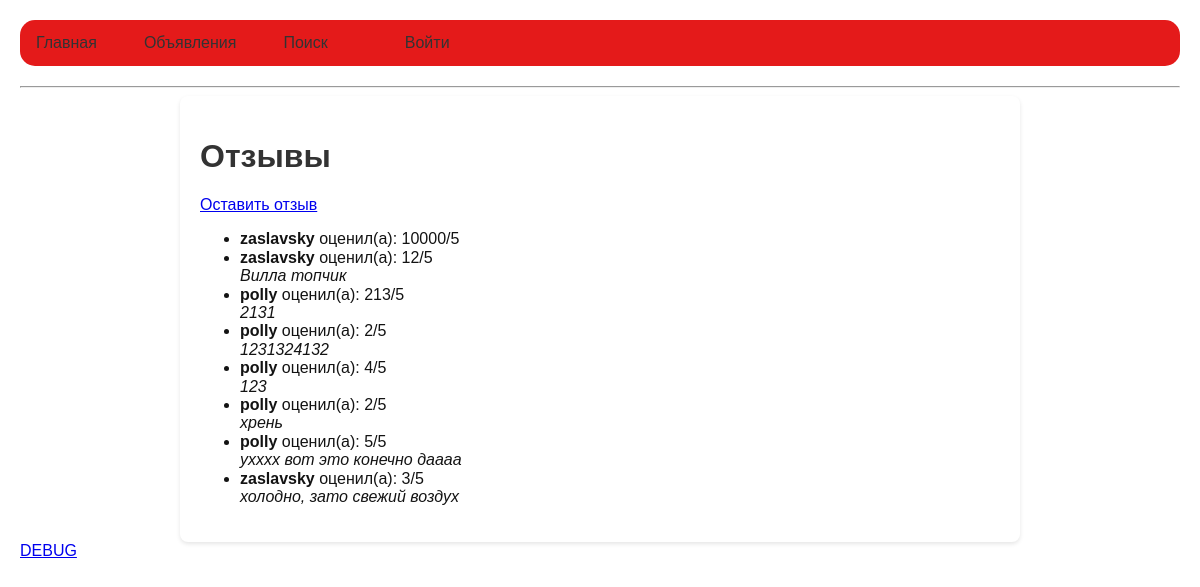
The app's page /reviews/ with its own data.
### reviews/models.py (models this page shows, shortened)
class Review(models.Model):
    listing = models.ForeignKey(Listing, related_name='reviews', on_delete=models.CASCADE)
    user = models.ForeignKey(settings.AUTH_USER_MODEL, related_name='reviews', on_delete=models.CASCADE)
    rating = models.PositiveSmallIntegerField(
        validators=[MinValueValidator(0), MaxValueValidator(5)]
    )
    comment = models.TextField(blank=True, null=True)
    created_at = models.DateTimeField(auto_now_add=True)

### accounts/models.py (models this page shows, shortened)
class CustomUser(AbstractUser):
    ROLE_CHOICES = (
        ('tenant', 'Арендатор'),
        ('landlord', 'Арендодатель'),
    )
    role = models.CharField(max_length=20, choices=ROLE_CHOICES, default='tenant')

### reviews/views.py (the view)
# urls.py: path("", ReviewListView.as_view(), name="review-list"),
class ReviewListView(ListView):
    model = Review
    template_name = 'reviews/review_list.html'
    context_object_name = 'reviews'
    def get_queryset(self):
        listing_id = self.request.GET.get('listing')
        if listing_id:
            return Review.objects.filter(listing_id=listing_id)
        return Review.objects.all()

### templates/reviews/review_list.html (shortened to what this page needs)
{% extends "base.html" %}
{% block content %}
<h1>Отзывы</h1>
<p><a href="{% url 'review-create' %}">Оставить отзыв</a></p>
<ul>
    {% for review in reviews %}
        <li>
            <strong>{{ review.user.username }}</strong> оценил(а): {{ review.rating }}/5<br>
            <em>{{ review.comment }}</em>
        </li>
    {% empty %}
        <li>Нет отзывов.</li>
    {% endfor %}
</ul>
{% endblock content %}

### static/styles.css (style rules this page uses)
body { font-family: Arial, sans-serif; margin: 0; padding: 0; background-size: cover; color: rgb(19, 19, 19); }

### templates/base.html (style rules this page uses)
body { font-family: Arial, sans-serif; margin: 20px; background-image: url("https://4kwallpapers.com/images/walls/thumbs_3t/4252.jpg"); background-attachment: fixed; background-size: cover; background-repeat: no-repeat; }
h1, h2, h3 { color: #333; }

### records on screen
Review: user.username "zaslavsky", rating "10000"
Review: user.username "zaslavsky", rating "12", comment "Вилла топчик"
Review: user.username "polly", rating "213", comment "2131"
Review: user.username "polly", rating "2", comment "1231324132"
Review: user.username "polly", rating "4", comment "123"
Review: user.username "polly", rating "2", comment "хрень"
Review: user.username "polly", rating "5", comment "ухххх вот это конечно даааа"
Review: user.username "zaslavsky", rating "3", comment "холодно, зато свежий воздух"
